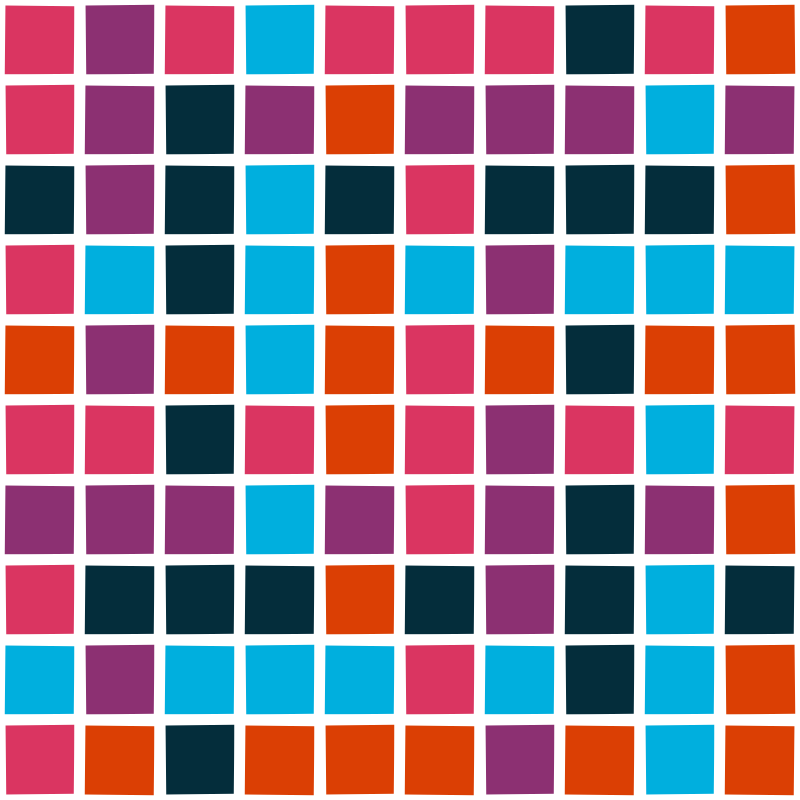
Frame 1 (no input)
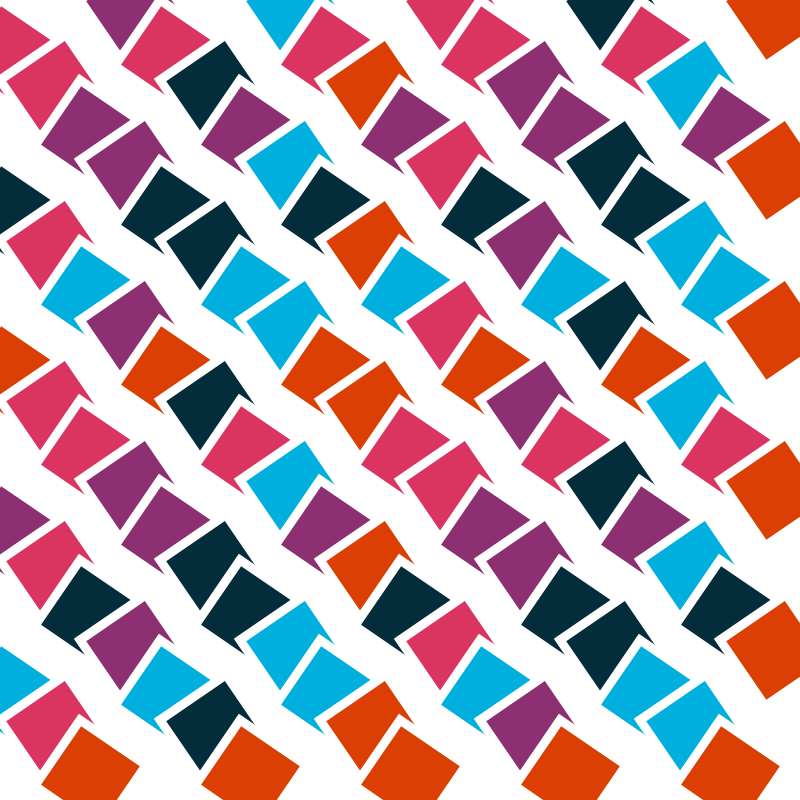
Frame 60 (no input)
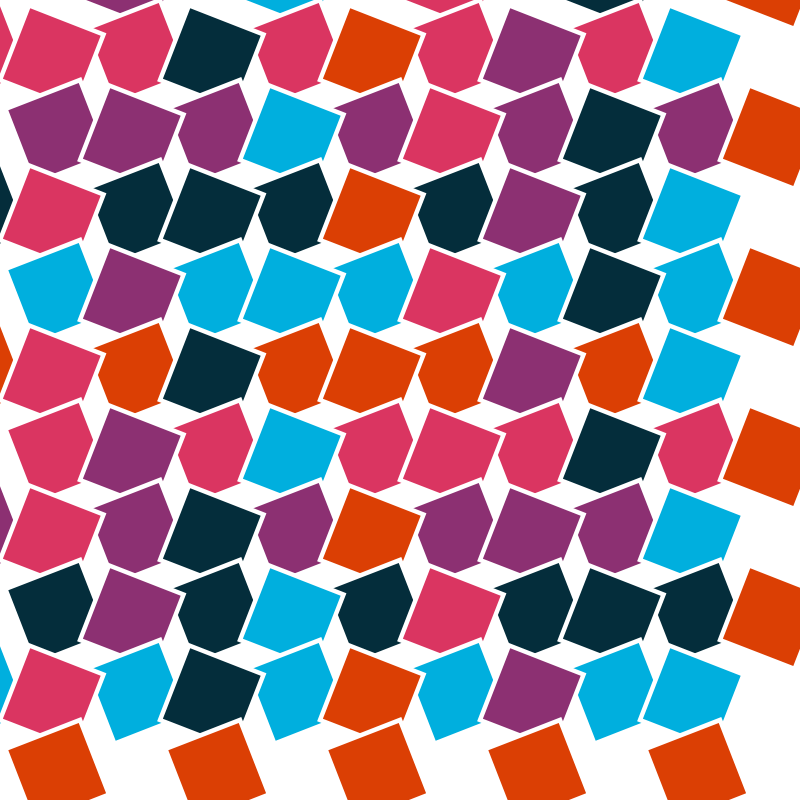
Frame 120 (the mouse pressed at the canvas centre since frame 60)

The p5.js sketch that drew these frames (run headless with seeded random() and noise() and a simulated clock; from frame 60 on, the mouse is pressed at the canvas centre):

// p5.js sketch
// ── sketch.js
var cols = 0,
    rows = 0;
var w = 80;
var lastRotation = 0;
var increment = 0.01;
var couleurs = [
    '#DA3561',
    '#8C3072',
    '#042D3B',
    '#00AFDE',
    '#DB3F04'
];

function setup() {
    createCanvas(800, 800);
    background(255);
    strokeWeight(1);
    //  strokeJoin(ROUND);
    //  strokeCap(ROUND);
    stroke(0);
    noFill();
    cols = width / w;
    rows = height / w;


}
var a = 0.01;

function draw() {
    var sw = 1.0 - pow(abs(cos(HALF_PI * a / 2.0)), 2.0) * -10;

    background(255, 30);
    stroke(255);
    strokeWeight(sw);
    for (var r = 0; r < rows; r++) {
        var y = r * w ;
        for (var c = 0; c < cols; c++) {
            var x = c * w;
            push();
            translate(x, y);
            if ((r + c) % 2 == 0) {
                var col = couleurs[floor(r % couleurs.length)];
                fill(col);
                rotate(a);
                //  strokeWeight((r+1));
                //line(x,y, x+w,y+w);
            } else {
                var col = couleurs[floor(c % couleurs.length)];
                fill(col);
                //noFill();
                //  line(x+w, y, x,y+w);
                rotate(-a);

            }

            //rotate(mouseX/width*TWO_PI);


            rect(0, 0, w, w);

            pop();
            //stroke(0,10);
            //line(x+w, y, x,y+w);
        }

    }
    // TODO : stop for a second
    if (a > HALF_PI || a < -HALF_PI) {
        if (millis() > lastRotation + 2000 ) {
            increment *= -1;
            a += increment;
        }

    } else{
        a = a + increment;
        lastRotation = millis();
    }


}
